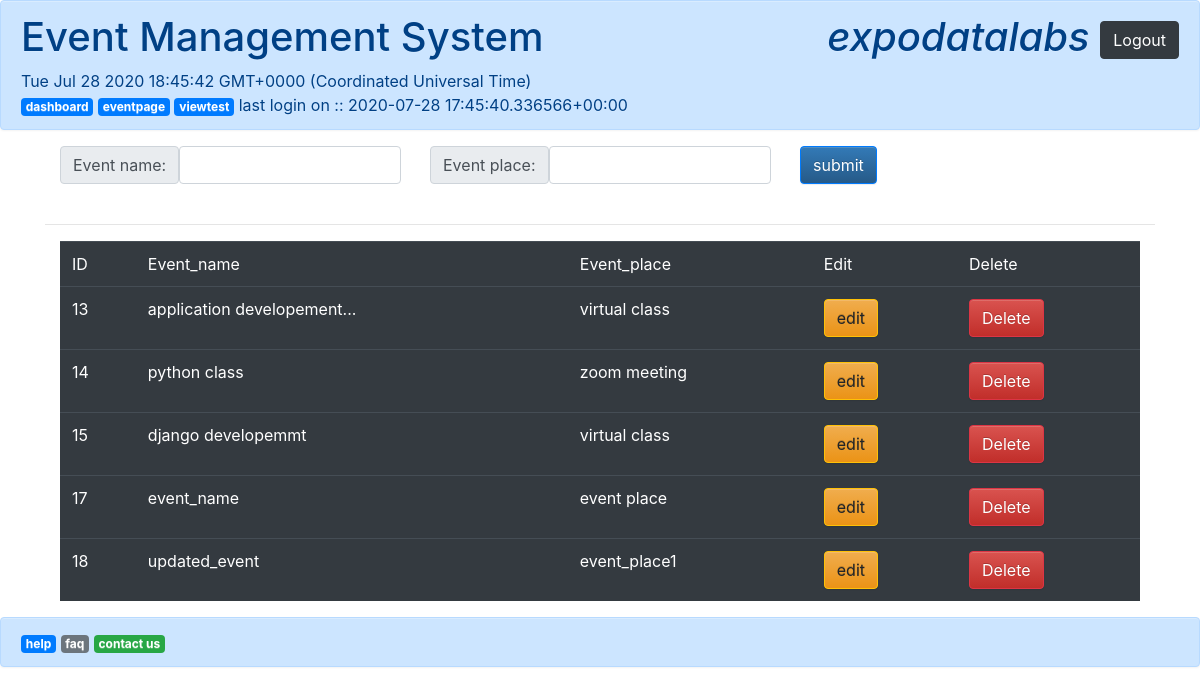
Page /eventpage/ (signed in) on the committed database.
### event/models.py (models this page shows, shortened)
class Event(models.Model):
    event_id = models.AutoField(primary_key= True)
    event_name  = models.CharField(max_length= 50)
    event_place  = models.CharField(max_length= 50)

### event/views.py (the view, shortened to what this page needs)
# urls.py: path('eventpage/', EventView.as_view()),  ### best proximity
class EventView(View):
    def get(self, request):
        event_obj = Event.objects.all()
        response_list = []
        for events in event_obj:
            response_list.append({"event_id": events.event_id, "event_name": events.event_name, "event_place": events.event_place })
        return render(request,  'event_page.html', context={"event_list": response_list} )

### event/context_processors.py (called while the page is built)
def gloablvariable(request):
    if request.path not in ['/admin/', '/']:
        return {"user": request.user.username, "last_login": request.user.last_login.__str__()}
    else:
        return {}

### event/templates/event_page.html (shortened to what this page needs)
{% extends 'base.html' %}
{% block content %}
{% load static %}
<html>
    <head>
        <link rel="stylesheet" href="https://stackpath.bootstrapcdn.com/bootstrap/4.3.1/css/bootstrap.min.css">
 </head>
<body>
<div class="container">
    <div class="row">
      <div class="col-sm">
        <div class="input-group-prepend">
            <span class="input-group-text" id="">Event name:</span>
            <input type="text" id="event_name" class="form-control">
        </div>
      </div>
      <div class="col-sm">
        <div class="input-group-prepend">
            <span class="input-group-text" id="">Event place: </span>
            <input type="text" id="event_place" class="form-control">
        </div>
      </div>
      <div class="col-sm">
        <input type="button" value="submit" class="btn btn-primary" onclick="event_save_edit_delete('add')">
      </div>
    </div>
  </div>
<br>
<hr>
<div class="container">
<table class="table table-dark">
    <tr>
        <td>ID</td> <td>Event_name</td><td>Event_place</td>
        <td> Edit </td>
        <td> Delete</td>
    </tr>
    {% for each_event in event_list %}
    <tr>
        <td> {{each_event.event_id}}  </td> <td> {{each_event.event_name}} </td><td>{{each_event.event_place}}</td>
        <td> <input type="button" value="edit" class="btn btn-warning" onclick="edit(this)"> </td>
        <td> <input type="button" value="Delete" class="btn btn-danger" onclick="event_save_edit_delete('delete', '{{each_event.event_id}}')"> </td>
    </tr>
    {% endfor %}
</table>
</div>
</div>
</body>
</html>
{% endblock %}

### event/templates/base.html (shortened to what this page needs)
{% load static %}
<html>
    <head>
        <link rel="stylesheet" href="//maxcdn.bootstrapcdn.com/bootstrap/3.2.0/css/bootstrap-theme.min.css">
        <link rel="stylesheet" href="https://stackpath.bootstrapcdn.com/bootstrap/4.3.1/css/bootstrap.min.css">
    </head>
    <body>
            <div class="alert alert-primary" role="alert">
                <h1> Event Management System  <span class="font-italic float-sm-right"> {{user}}
                    <button class="btn btn-dark"  onclick="logout()"> Logout </button>
                </span>
                </h1>
               <marquee> <span id="current_time"> </span> </marquee>
               <a href="/dashboard" class="badge badge-primary">dashboard</a>
               <a href="/eventpage/" class="badge badge-primary">eventpage</a>
               <a href="/viewtest/" class="badge badge-primary">viewtest</a>
               last login on :: {{last_login}}
            </div>
        <div class="content container">
                    {% block content %}
                    {% endblock %}
        <div class="alert alert-primary" role="alert">
            <a href="#" class="badge badge-primary">help</a>
            <a href="#" class="badge badge-secondary">faq</a>
            <a href="#" class="badge badge-success">contact us</a>
        </div>
    </body>
</html>

### rows in the picture
Event: event_name "application developement...", event_place "virtual class"
Event: event_name "python class", event_place "zoom meeting"
Event: event_name "django developemmt", event_place "virtual class"
Event: event_name "event_name", event_place "event place"
Event: event_name "updated_event", event_place "event_place1"

### other values in the picture
{{ user }} "expodatalabs"
{{ last_login }} "2020-07-28 17:45:40.336566+00:00"
{{ each_event.event_id }} "13" "14" "15" "17" "18"
